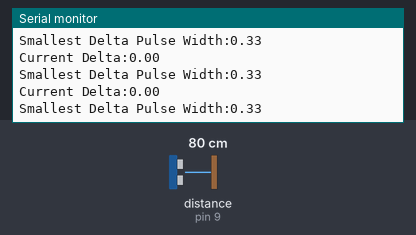
Bench run of a sketch on a simulated Arduino Uno, built with avr-gcc and run on an emulated ATmega328P. Shown: the last lines printed to the serial monitor. Wiring (inferred from the names in the program): ultrasonic range finder: trigger pin 10; echo pin 9. The inputs (shaded band) are chosen by the test bench; at power-on: distance to the obstacle (sensor on pin 9) 80 cm. The echo pulse lasts 58.3 µs per cm.

Above: at 1.2 s.
1.3 s: distance to the obstacle (sensor on pin 9) set to 18 cm
4.3 s: distance to the obstacle (sensor on pin 9) set to 35 cm
At 5.0 s:
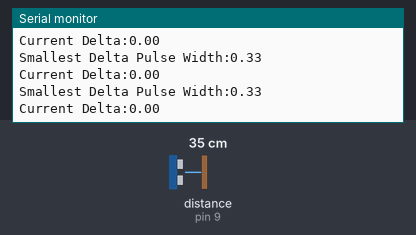
13.3 s: distance to the obstacle (sensor on pin 9) set to 250 cm
At 13.39 s:
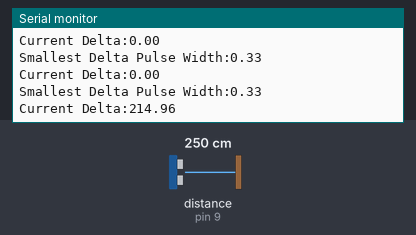
16.3 s: distance to the obstacle (sensor on pin 9) set to 35 cm
19.3 s: distance to the obstacle (sensor on pin 9) set to 9 cm
At 19.9 s:
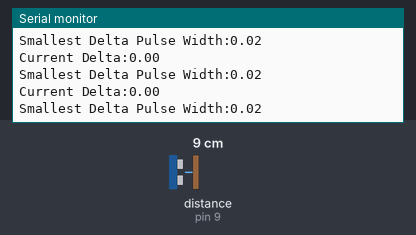
22.3 s: distance to the obstacle (sensor on pin 9) set to 120 cm
Timing chart, 0 to 25.3 s (numbered marks = the images above; inputs shaded):
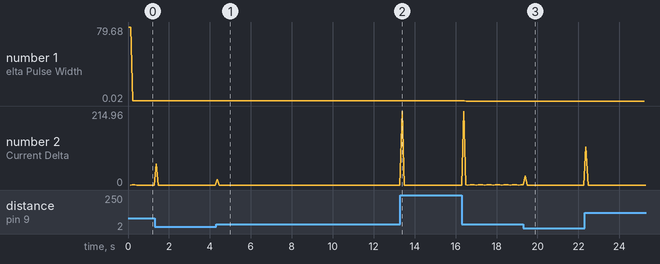

Measured:
- after the input at 4.3 s, the serial monitor: prints a new line after 0.06 s (image 1)
- after the input at 13.3 s, the serial monitor: prints a new line after 0.09 s (image 2)
- after the input at 19.3 s, the serial monitor: prints a new line after 0.10 s (image 3)
- plotted number 1: 0.33 → 0.02 after the input at 16.3 s

The sketch:

sisin_resolution.ino
```cpp
/* Mini Project Sistem Instrumentasi EL3013 K01
 * Nama : David Fauzi
 * NIM  : 13218043
 * Nama Project : Automatic Hand Sanitizer Dispenser With Liquid Level Indicator
 * Deskripsi : Mengukur resolusi dari sensor
 */
// Define Macro

#define echoPin 9
#define trigPin 10

double distance; // variable for the distance measurement
double deltaSmallest=1000000;
double distanceLast=0;
double delta;
void setup()
{
  Serial.begin(9600);
  Serial.print("Program Mulai");
  pinMode(trigPin, OUTPUT);
  pinMode(echoPin, INPUT);
}
void loop()
{
    digitalWrite(trigPin, LOW);
  delayMicroseconds(2);
  // Sets the trigPin HIGH (ACTIVE) for 10 microseconds
  digitalWrite(trigPin, HIGH);
  delayMicroseconds(10);
  digitalWrite(trigPin, LOW);
  // Reads the echoPin, returns the sound wave travel time in microseconds
  distance =  pulseIn(echoPin, HIGH)*0.0343/2;
  delta = abs(distance-distanceLast);
    Serial.print("Current Delta:");
  Serial.println(delta);
  if(deltaSmallest>delta && delta !=0)deltaSmallest=delta;
  distanceLast = distance;
  Serial.print("Smallest Delta Pulse Width:");
  Serial.println(deltaSmallest);
  delay(100);
}
```
